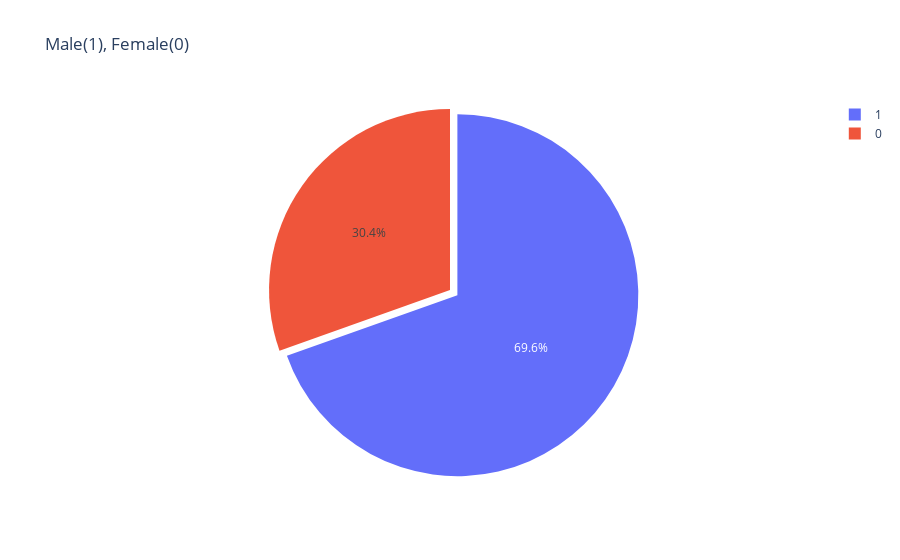

Notebook code for this chart:
### Code cell
from plotly.offline import init_notebook_mode, iplot
init_notebook_mode(connected=True)
col = "sex"
grouped = df[col].value_counts().reset_index()
grouped = grouped.rename(columns = {col : "count", "index" : col})

## plot
trace = go.Pie(labels=grouped[col], values=grouped['count'], pull=[0.05, 0])
layout = {'title': 'Male(1), Female(0)'}
fig = go.Figure(data = [trace], layout = layout)
iplot(fig)

### Figure 1 — Plotly figure (JSON) as saved in the notebook; plotly's stock layout.template omitted (floating-point values rounded to 4 significant figures)
{"data": [{"labels": [1, 0], "pull": [0.05, 0], "type": "pie", "values": [713, 312]}], "layout": {"title": {"text": "Male(1), Female(0)"}}}
